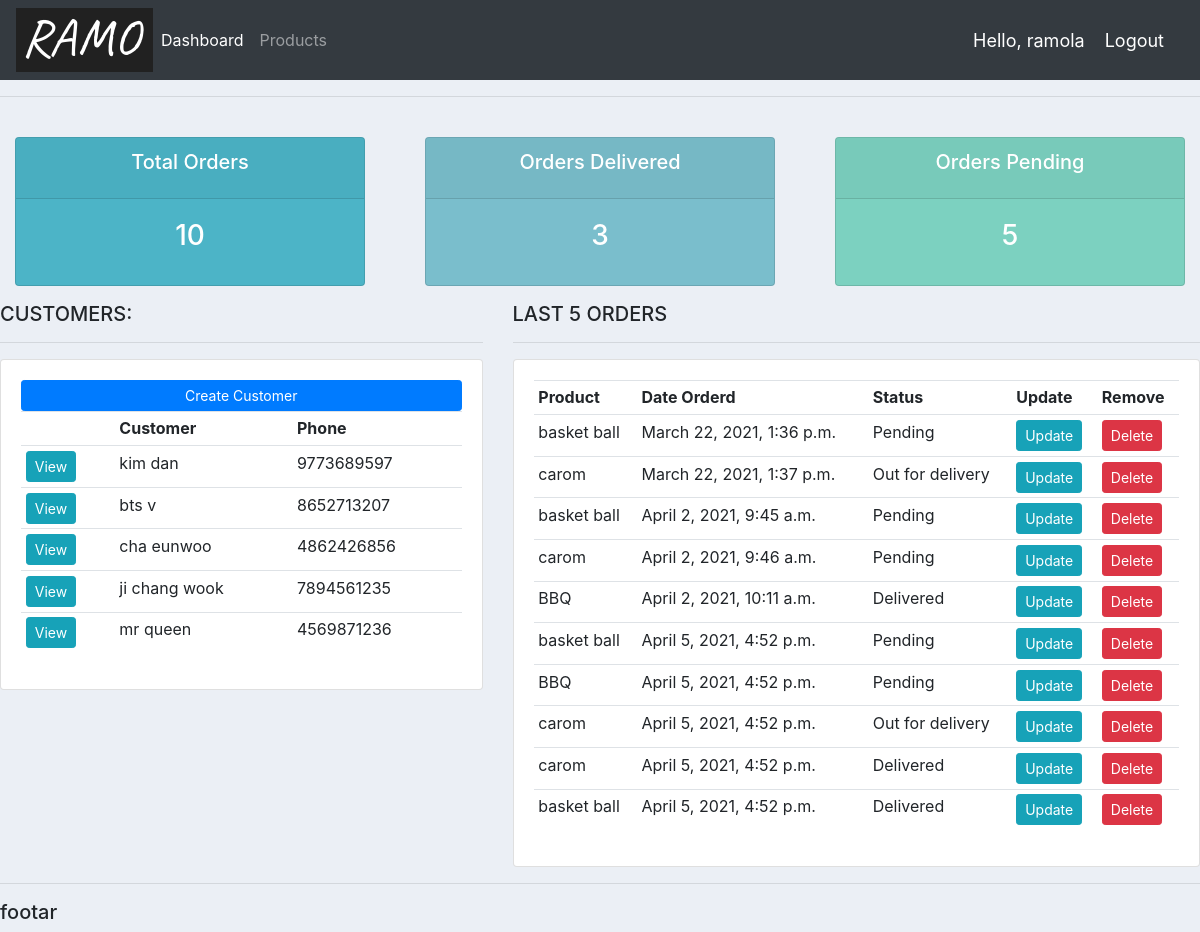
Page / (signed in) on the earlier database version.
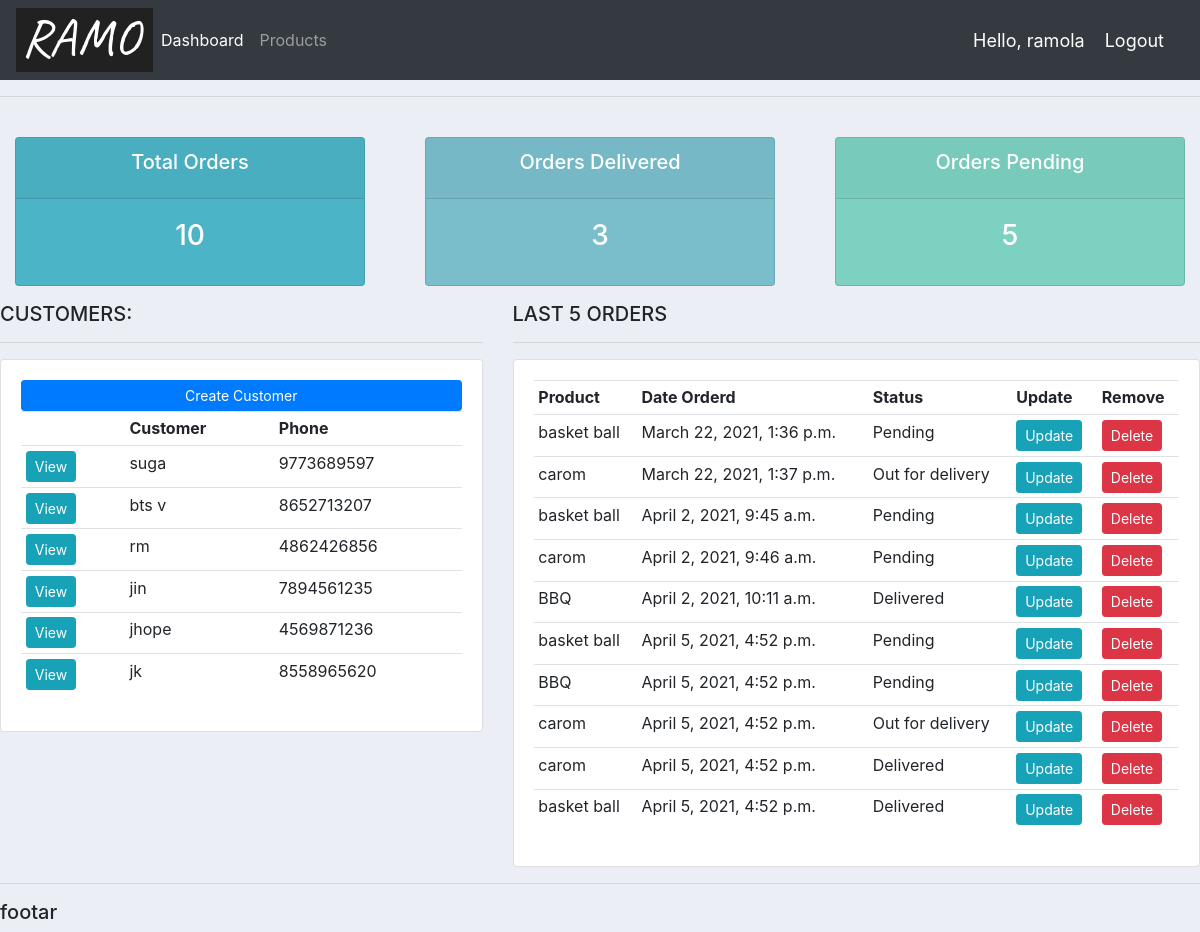
Same page on the later database version.
### accounts/models.py (models this page shows, shortened)
class Customer(models.Model):
    user=models.OneToOneField(User,null=True,on_delete=models.CASCADE)
    name=models.CharField(max_length=25,null=True)
    phone=models.CharField(max_length=10,null=True)
    email=models.EmailField(max_length=25,null=True)
    profile_pic=models.ImageField(null=True,blank=True)
    date_created=models.DateTimeField(auto_now_add=True,null=True)

class Order(models.Model):
    STATUS=(
        ('Pending','Pending'),('Out for delivery','Out for delivery'),('Delivered','Delivered')
    )
    date_created=models.DateTimeField(auto_now_add=True,null=True)
    status=models.CharField(max_length=250,choices=STATUS,null=True)
    customer=models.ForeignKey(Customer,null=True,on_delete=models.SET_NULL)
    product=models.ForeignKey(Product,null=True,on_delete=models.SET_NULL)
    note=models.CharField(max_length=2550,null=True)

class Product(models.Model):
    CATEGORY=(('In door','In door'),('Out door','Out door'))
    name=models.CharField(max_length=25,null=True)
    price=models.FloatField(null=True)
    category=models.CharField(max_length=25,null=True,choices=CATEGORY)
    description=models.CharField(max_length=25,null=True)
    date_created=models.DateTimeField(auto_now_add=True,null=True)
    tag=models.ManyToManyField(Tag)
    def __str__(self):
        return self.name

### accounts/decorators.py (the view)
	def wrapper_function(request, *args, **kwargs):
		group = None
		if request.user.groups.exists():
			group = request.user.groups.all()[0].name
		if group == 'customer':
			return redirect('user-page')
		if group == 'admin':
			return view_func(request, *args, **kwargs)

### accounts/views.py (called while the page is built)
@login_required(login_url='login')
@admin_only
def home(request):
    orders = Order.objects.all()
    customers = Customer.objects.all()
    total_customers = customers.count()
    total_orders = orders.count()
    delivered = orders.filter(status='Delivered').count()
    pending = orders.filter(status='Pending').count()
    context = {'orders': orders, 'customers': customers,
               'total_orders': total_orders, 'delivered': delivered,
               'pending': pending}
    return render(request, 'accounts/dashboard.html', context)

### templates/accounts/dashboard.html
{% extends 'accounts/main.html' %}
{% block content %}
{% include 'accounts/status.html' %}
<div class="row">
	<div class="col-md-5">
		<h5>CUSTOMERS:</h5>
		<hr>
		<div class="card card-body">
			<a class="btn btn-primary  btn-sm btn-block" href="">Create Customer</a>
			<table class="table table-sm">
				<tr>
                   <th></th>
					<th>Customer</th>
					<th>Phone</th>
				</tr>
                {% for customer in customers %}
                    <tr>
                    <td><a class="btn btn-sm btn-info"href="{% url 'customer' customer.id %}">View</a></td>
                        <td>
                        {{customer.name  }}
                    </td>
                    <td>
                        {{customer.phone }}
                    </td>
                    </tr>
                {% endfor %}
			</table>
		</div>
	</div>
	<div class="col-md-7">
		<h5>LAST 5 ORDERS</h5>
		<hr>
		<div class="card card-body">
			<table class="table table-sm">
				<tr>
					<th>Product</th>
					<th>Date Orderd</th>
					<th>Status</th>
					<th>Update</th>
					<th>Remove</th>
				</tr>
                {% for order in orders %}
                    <tr>
                    <td>
                        {{order.product  }}
                    </td>
                        <td>
                        {{order.date_created  }}
                    </td>
                    <td>
                        {{order.status }}
                    </td>
                    <td><a class="btn btn-sm btn-info"href="{% url 'update_order' order.id %}">Update</a> </td>
                        <td><a class="btn btn-sm btn-danger"href="{% url 'delete_order' order.id%}">Delete</a> </td>
                    </tr>
                {% endfor %}
			</table>
		</div>
	</div>
</div>
{% endblock %}

Differences in the rows shown:
changed Customer: name "kim dan" → "suga"
changed Customer (number 3 of 6 on the later page): name "cha eunwoo" → "rm"
changed Customer: name "ji chang wook" → "jin"
changed Customer: name "mr queen" → "jhope"
added Customer: name "jk", phone "8558965620"
